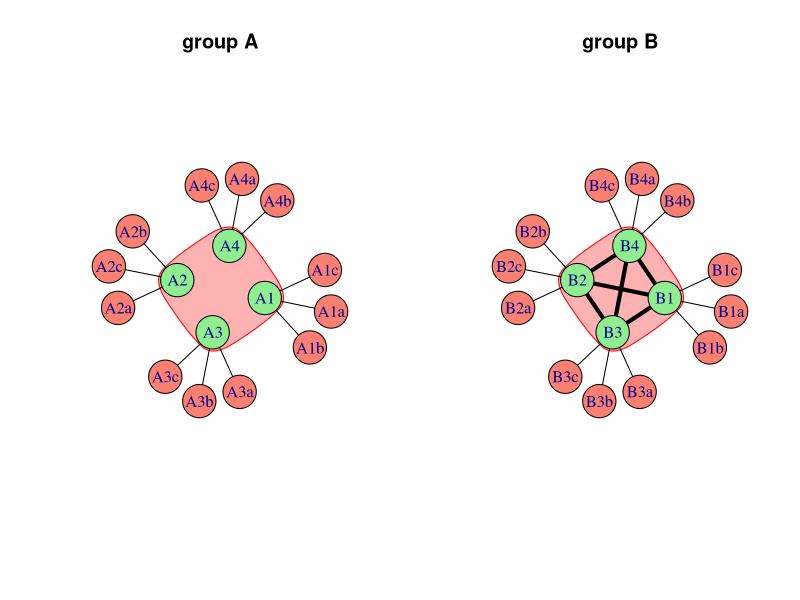

Write the R code that produced this figure.

# produce a figure for the author groups

library(igraph)

create.network <- function(gr.name, gr.size, n.coauthors, gr.connected=FALSE) {
	#group <- paste(gr.name, LETTERS[1:gr.size], sep="")
	group <- paste(gr.name, 1:gr.size, sep="")
	coauthors <- sapply(group,
											function(a) paste(a, letters[1:n.coauthors], sep=""))
	coauthors <- as.vector(coauthors)
	edges <- data.frame(authors=rep(group, rep(n.coauthors, gr.size)),
											coauthors=coauthors)
	edges <- as.matrix(edges)
	n.edges <- nrow(edges)
	if(gr.connected) {
		i <- length(group)
		p <- (i*(i-1))/2
		ee <- matrix("", ncol=2, nrow=p)
		k <- 1
		for(i in 1:(gr.size-1)) {
			for(j in (i+1):gr.size) {
				ee[k, 1] <- group[i]
				ee[k, 2] <- group[j]
				k <- k+1
			}
		}
		edges <- rbind(edges, ee)
	}
	g <- graph_from_edgelist(edges, directed=FALSE)
	V(g)$size <- 30
	V(g)$color[grepl("[a-c]$", names(V(g)))] <- "salmon"
	V(g)$color[grepl("[^a-c]$", names(V(g)))] <- "lightgreen"
	E(g)$color <- "black"
	E(g)$width <- 4
	E(g)$width[1:n.edges] <- 1
	g
}

G.A <- G.B <- 4 # group size
c.A <- c.B <- 3 # number of coauthors from outside
network.A <- create.network("A", G.A, c.A)
network.B <- create.network("B", G.B, c.B, TRUE)
coords <- layout_(network.B, nicely())
#png(file="groups.png", width=700, height=400)
pdf(file="paperfigs/groups.pdf", width=10, height=6)
op <- par(mfcol=c(1,2))
plot(network.A, layout=coords, main="group A",
		 mark.groups=list(V(network.A)[nchar(names(V(network.A))) == 2]))
plot(network.B, layout=coords, main="group B",
		 mark.groups=list(V(network.B)[nchar(names(V(network.B))) == 2]))
par(op)
dev.off()
